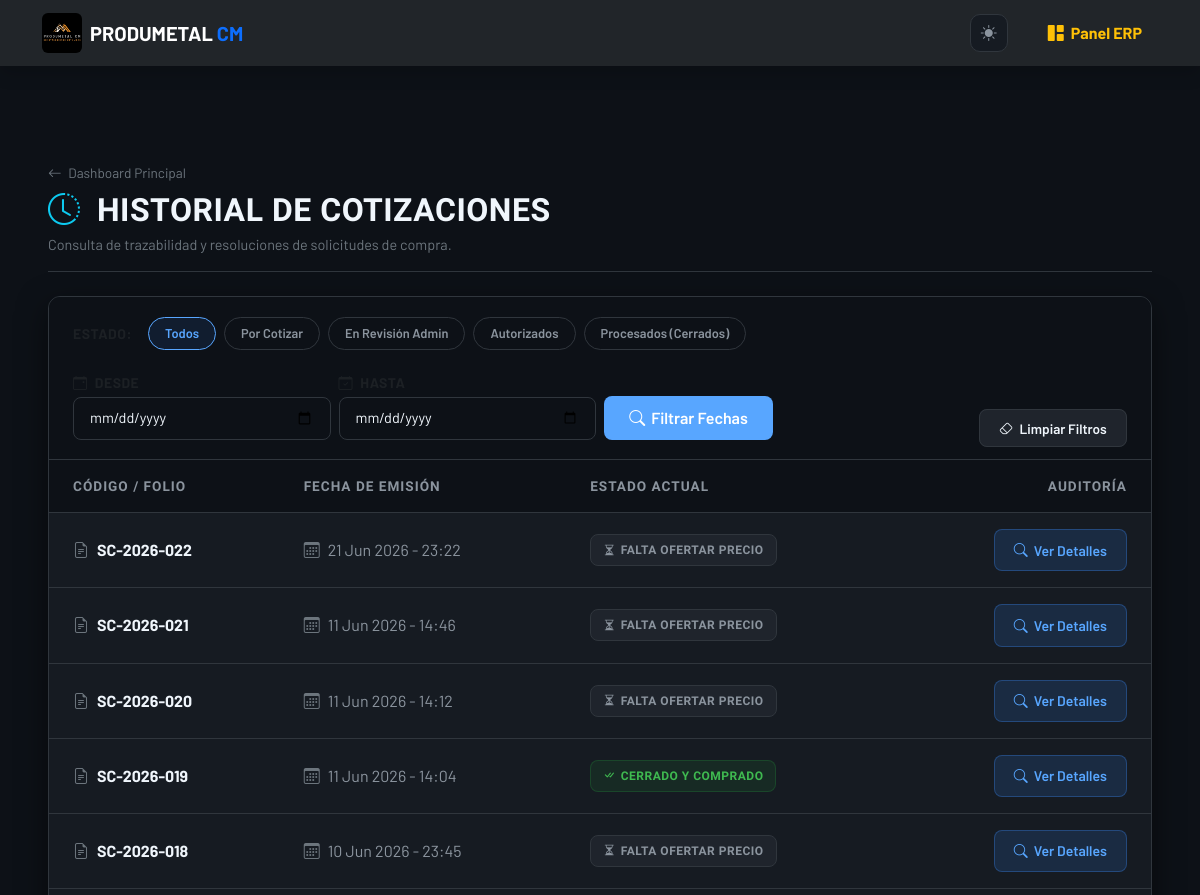
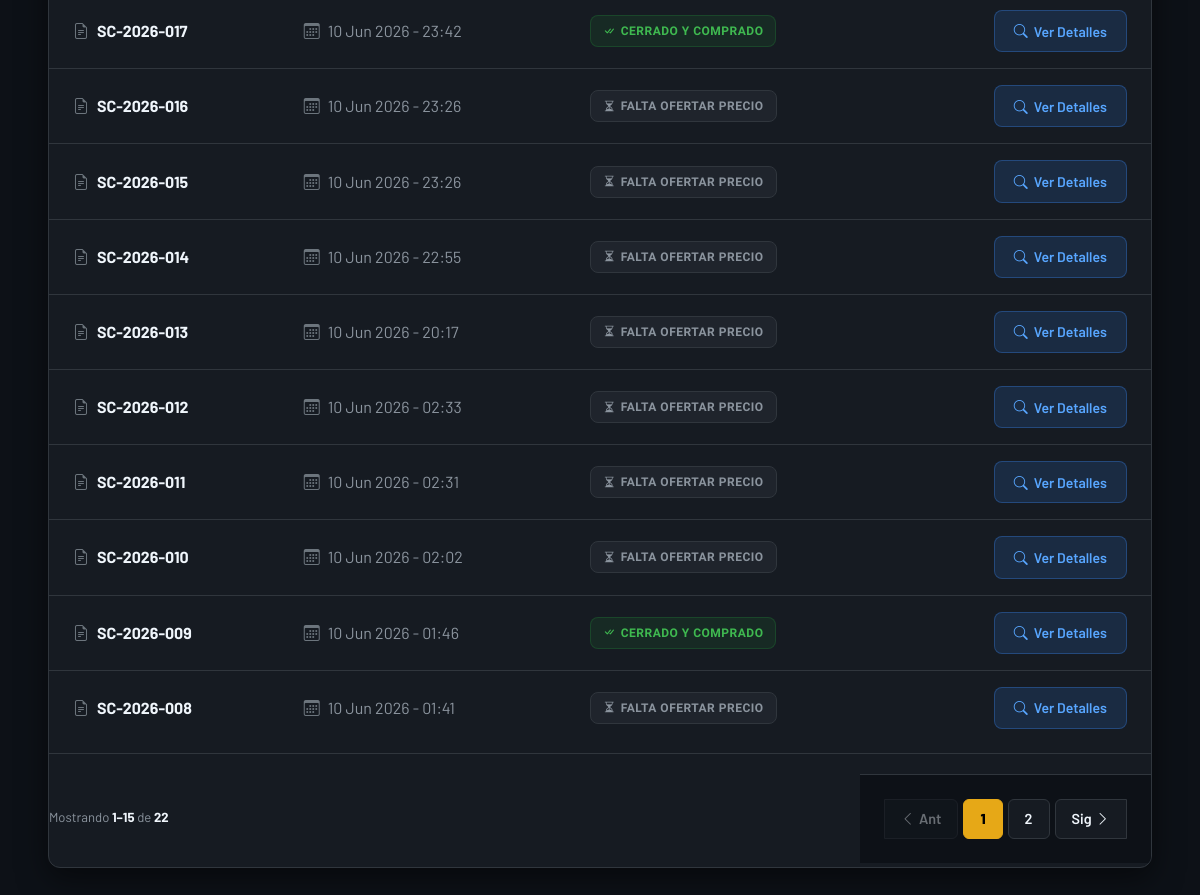
The app's page /erp/cotizacion/historial/ (signed in) with its own data (2 pictures, top to bottom).
### web/models.py (models this page shows, shortened)
class SolicitudCompra(models.Model):
    ESTADOS = [
        ('ENVIADO_A_COMPRAS', 'Pendiente de Cotización (En Compras)'),
        ('COTIZADO', 'Cotizado (Esperando Aprobación Admin)'),
        ('REVISADO_ADMIN', 'Revisado por Admin (Requiere Acción Compras)'), # NUEVO
        ('PROCESADO', 'Procesado (Órdenes Generadas)'),
    ]
    folio = models.CharField(max_length=20, unique=True, blank=True, editable=False)
    requerimiento_origen = models.ForeignKey(Requerimiento, on_delete=models.SET_NULL, null=True, blank=True)
    fecha_creacion = models.DateTimeField(auto_now_add=True)
    estado = models.CharField(max_length=30, choices=ESTADOS, default='ENVIADO_A_COMPRAS')
    observaciones_admin = models.TextField(blank=True)

### web/views.py (the view)
# urls.py: path('erp/cotizacion/historial/', views.historial_solicitudes, name='historial_solicitudes'),
@login_required(login_url='login')
@user_passes_test(lambda u: es_comprador(u) or es_admin(u), login_url='dashboard_erp')
def historial_solicitudes(request):
    solicitudes = SolicitudCompra.objects.all().order_by('-fecha_creacion')
    estado_filtro = request.GET.get('estado')
    fecha_inicio = request.GET.get('fecha_inicio')
    fecha_fin = request.GET.get('fecha_fin')
    if estado_filtro:
        solicitudes = solicitudes.filter(estado=estado_filtro)
    if fecha_inicio:
        solicitudes = solicitudes.filter(fecha_creacion__gte=fecha_inicio)
    if fecha_fin:
        solicitudes = solicitudes.filter(fecha_creacion__lte=f"{fecha_fin} 23:59:59")
    paginator = Paginator(solicitudes, 15)
    page_number = request.GET.get('page')
    page_obj = paginator.get_page(page_number)
    return render(request, 'web/erp/historial_solicitudes.html', {
        'page_obj': page_obj,
        'estado_actual': estado_filtro,
        'fecha_inicio': fecha_inicio,
        'fecha_fin': fecha_fin,
        'rol': 'Administrador' if es_admin(request.user) else 'Compras'
    })

### web/templatetags/pm_tags.py (called while the page is built, shortened)
@register.inclusion_tag('web/erp/partials/_pagination.html', takes_context=True)
def pm_pagination(context, page_obj, window=2, param_name='page'):
    request = context.get('request')
    base_qs = ''
    if request is not None:
        params = request.GET.copy()
        params.pop(param_name, None)
        base_qs = params.urlencode()
    num_pages = page_obj.paginator.num_pages
    current = page_obj.number
    if num_pages <= 7:
        pages = list(range(1, num_pages + 1))
    return {
        'page_obj': page_obj,
        'pages': pages,
        'base_qs': base_qs,
        'param_name': param_name,
    }

### web/views.py (called while the page is built)
def es_admin(user):
    return user.is_superuser

def es_comprador(user):
    return user.groups.filter(name='Compras').exists() or user.is_superuser

### web/templates/web/erp/historial_solicitudes.html (shortened to what this page needs)
{% extends 'web/base.html' %}
{% load static %}
{% load pm_tags %}
{% block content %}
<div class="container-fluid px-2 px-xl-5 erp-container fade-up">
    <div class="d-flex flex-column flex-md-row justify-content-between align-items-start align-items-md-end mb-4 pb-3 border-bottom gap-3" style="border-color: var(--pm-border)!important;">
        <div>
            <a href="{% url 'dashboard_erp' %}" class="text-decoration-none mb-2 d-inline-block text-secondary" style="font-size: 0.85rem; transition: 0.2s;">
                <i class="bi bi-arrow-left me-1"></i> Dashboard Principal
            </a>
            <h2 class="text-white mb-0 fw-bold fs-2" style="font-family: var(--font-display); letter-spacing: 0.5px;">
                <i class="bi bi-clock-history text-info me-2"></i> HISTORIAL DE COTIZACIONES
            </h2>
            <p class="text-secondary mb-0 mt-1" style="font-size: 0.9rem;">Consulta de trazabilidad y resoluciones de solicitudes de compra.</p>
        </div>
    </div>
    <div class="card-master">
        <div class="card-header-custom">
            <form method="GET" class="m-0" id="formFiltros">
                <div class="filter-track mb-3">
                    <label class="text-muted small fw-bold me-2 align-self-center text-uppercase" style="letter-spacing: 0.5px;">Estado:</label>
                    <button type="submit" name="estado" value="" class="filter-pill {% if not estado_actual %}active{% endif %}">Todos</button>
                    <button type="submit" name="estado" value="ENVIADO_A_COMPRAS" class="filter-pill {% if estado_actual == 'ENVIADO_A_COMPRAS' %}active{% endif %}">Por Cotizar</button>
                    <button type="submit" name="estado" value="COTIZADO" class="filter-pill {% if estado_actual == 'COTIZADO' %}active{% endif %}">En Revisión Admin</button>
                    <button type="submit" name="estado" value="REVISADO_ADMIN" class="filter-pill {% if estado_actual == 'REVISADO_ADMIN' %}active{% endif %}">Autorizados</button>
                    <button type="submit" name="estado" value="PROCESADO" class="filter-pill {% if estado_actual == 'PROCESADO' %}active{% endif %}">Procesados (Cerrados)</button>
                </div>
                <div class="row g-2 align-items-end">
                    <div class="col-12 col-md-4 col-lg-3">
                        <label class="form-label text-muted small fw-bold text-uppercase mb-1" style="letter-spacing: 0.5px;"><i class="bi bi-calendar-event me-1"></i> Desde</label>
                        <input type="date" name="fecha_inicio" class="form-control-dark w-100" value="{{ fecha_inicio|default:'' }}">
                    </div>
                    <div class="col-12 col-md-4 col-lg-3">
                        <label class="form-label text-muted small fw-bold text-uppercase mb-1" style="letter-spacing: 0.5px;"><i class="bi bi-calendar-check me-1"></i> Hasta</label>
                        <input type="date" name="fecha_fin" class="form-control-dark w-100" value="{{ fecha_fin|default:'' }}">
                    </div>
                    <div class="col-12 col-md-4 col-lg-2">
                        <button type="submit" class="btn-neo w-100 justify-content-center">
                            <i class="bi bi-search"></i> Filtrar Fechas
                        </button>
                    </div>
                    <div class="col-12 col-md-12 col-lg-4 text-md-end mt-3 mt-lg-0">
                        <a href="{% url 'historial_solicitudes' %}" class="btn-neo-outline w-100 w-lg-auto text-center" style="font-size: 0.85rem;">
                            <i class="bi bi-eraser me-1"></i> Limpiar Filtros
                        </a>
                    </div>
                </div>
            </form>
        </div>
        <div class="card-body p-0">
            <div class="table-responsive m-0 border-0 rounded-0">
                <table class="table-modern">
                    <thead>
                        <tr>
                            <th class="ps-4">Código / Folio</th>
                            <th>Fecha de Emisión</th>
                            <th>Estado Actual</th>
                            <th class="text-end pe-4">Auditoría</th>
                        </tr>
                    </thead>
                    <tbody>
                        {% for solicitud in page_obj %}
                        <tr>
                            <td class="ps-md-4">
                                <div class="fw-bold text-white fs-6">
                                    <i class="bi bi-file-earmark-text text-secondary me-2 d-none d-md-inline"></i>{{ solicitud.folio }}
                                </div>
                            </td>
                            <td>
                                <div class="text-light"><i class="bi bi-calendar3 me-2 text-secondary"></i>{{ solicitud.fecha_creacion|date:"d M Y - H:i" }}</div>
                            </td>
                            <td>
                                {% if solicitud.estado == 'PROCESADO' %}
                                    <span class="badge-soft badge-soft-success"><i class="bi bi-check-all"></i> Cerrado y Comprado</span>
                                {% elif solicitud.estado == 'COTIZADO' %}
                                    <span class="badge-soft badge-soft-warning"><i class="bi bi-eye"></i> Revisión Gerencial</span>
                                {% elif solicitud.estado == 'REVISADO_ADMIN' %}
                                    <span class="badge-soft badge-soft-info"><i class="bi bi-check2-circle"></i> Aprobado (Por Ejecutar)</span>
                                {% elif solicitud.estado == 'ENVIADO_A_COMPRAS' %}
                                    <span class="badge-soft badge-soft-secondary"><i class="bi bi-hourglass-split"></i> Falta Ofertar Precio</span>
                                {% else %}
                                    <span class="badge-soft badge-soft-secondary">{{ solicitud.get_estado_display }}</span>
                                {% endif %}
                            </td>
                            <td class="text-md-end pe-md-4">
                                <a href="{% url 'detalle_solicitud_procesada' solicitud.id %}" class="btn btn-sm btn-neo" style="background: rgba(56,139,253,0.15); color: var(--pm-blue); border: 1px solid rgba(56,139,253,0.3);">
                                    <i class="bi bi-search"></i> Ver Detalles
                                </a>
                            </td>
                        </tr>
                        {% endfor %}
                    </tbody>
                </table>
            </div>
            {% pm_pagination page_obj %}
        </div>
    </div>
</div>
{% endblock %}

### web/static/web/css/estilos.css (style rules this page uses)
body { padding-top: 70px; font-family: 'Segoe UI', Tahoma, Geneva, Verdana, sans-serif; }

### web/static/web/css/erp-theme.css (style rules this page uses)
:root { --pm-bg: #0d1117; --pm-surface: #161b22; --pm-surface-2: #1c2128; --pm-surface-hover: #1f242c; --pm-border: #30363d; --pm-text: #f0f6fc; --pm-text-muted: #8b949e; --pm-amber: #e6a817; --pm-amber-soft: rgba(230, 168, 23, 0.12); --pm-blue: #58a6ff; --pm-blue-soft: rgba(88, 166, 255, 0.12); --pm-green: #3fb950; --pm-green-soft: rgba(63, 185, 80, 0.12); --pm-red: #f85149; --pm-red-soft: rgba(248, 81, 73, 0.12); --pm-purple: #bc8cff; --pm-purple-soft: rgba(188, 140, 255, 0.12); --pm-shadow: 0 8px 24px rgba(0, 0, 0, 0.35); --pm-overlay: rgba(0, 0, 0, 0.6); color-scheme: dark; }
:root { --dark-bg: var(--pm-bg); --bg-black: var(--pm-bg); --bg-deep: var(--pm-bg); --bg-master: var(--pm-bg); --background-color: var(--pm-bg); --surface-dark: var(--pm-bg); --pm-black: var(--pm-bg); --dark-surface: var(--pm-surface); --bg-card: var(--pm-surface); --bg-header: var(--pm-surface); --surface-color: var(--pm-surface); --pm-surface-card: var(--pm-surface-2); --panel-glass: var(--pm-surface); --dark-hover: var(--pm-surface-hover); --surface-hover: var(--pm-surface-hover); --panel-hover: var(--pm-surface-hover); --dark-border: var(--pm-border); --border-color: var(--pm-border); --border-fine: var(--pm-border); --border-light: var(--pm-border); --panel-border: var(--pm-border); --text-white: var(--pm-text); --text-main: var(--pm-text); --text-primary: var(--pm-text); --text-pure: var(--pm-text); --pm-text-pure: var(--pm-text); --text-bright: var(--pm-text); --text-light: var(--pm-text-muted); --text-muted: var(--pm-text-muted); --text-secondary: var(--pm-text-muted); --gray-muted: var(--pm-text-muted); --pm-text-light: var(--pm-text-muted); --pm-text-silver: var(--pm-text-muted); --accent-amber: var(--pm-amber); --neo-amber: var(--pm-amber); --pm-neon-amber: var(--pm-amber); --pm-orange: var(--pm-amber); --yellow-warning: var(--pm-amber); --blue-primary: var(--pm-blue); --blue-hover: var(--pm-blue); --accent-blue: var(--pm-blue); --accent-blue-hover: var(--pm-blue); --neo-blue: var(--pm-blue); --neo-blue-hover: var(--pm-blue); --neo-cyan: var(--pm-blue); --pm-neon-blue: var(--pm-blue); --pm-info: var(--pm-blue); --pm-primary: var(--pm-blue); --green-success: var(--pm-green); --accent-green: var(--pm-green); --neo-green: var(--pm-green); --pm-neon-green: var(--pm-green); --pm-success: var(--pm-green); --red-danger: var(--pm-red); --accent-red: var(--pm-red); --accent-danger: var(--pm-red); --neo-red: var(--pm-red); --pm-neon-red: var(--pm-red); --pm-danger: var(--pm-red); --pm-danger-light: var(--pm-red-soft); --accent-purple: var(--pm-purple); --font-body: 'Barlow', sans-serif; --font-display: 'Barlow Condensed', sans-serif; --font-title: 'Barlow Condensed', sans-serif; --font-ui: 'Inter', sans-serif; }
.erp-body .text-white { color: var(--pm-text) !important; }
.erp-body .text-light { color: var(--pm-text-muted) !important; }

### records on screen
SolicitudCompra: folio "SC-2026-022", fecha_creacion "21 Jun 2026 - 23:22", shows "FALTA OFERTAR PRECIO"
SolicitudCompra: folio "SC-2026-021", fecha_creacion "11 Jun 2026 - 14:46", shows "FALTA OFERTAR PRECIO"
SolicitudCompra: folio "SC-2026-020", fecha_creacion "11 Jun 2026 - 14:12", shows "FALTA OFERTAR PRECIO"
SolicitudCompra: folio "SC-2026-019", fecha_creacion "11 Jun 2026 - 14:04", estado "PROCESADO" (drawn)
SolicitudCompra: folio "SC-2026-018", fecha_creacion "10 Jun 2026 - 23:45", shows "FALTA OFERTAR PRECIO"
SolicitudCompra: folio "SC-2026-017", fecha_creacion "10 Jun 2026 - 23:42", estado "PROCESADO" (drawn)
SolicitudCompra: folio "SC-2026-016", fecha_creacion "10 Jun 2026 - 23:26", shows "FALTA OFERTAR PRECIO"
SolicitudCompra: folio "SC-2026-015", fecha_creacion "10 Jun 2026 - 23:26", shows "FALTA OFERTAR PRECIO"
SolicitudCompra: folio "SC-2026-014", fecha_creacion "10 Jun 2026 - 22:55", shows "FALTA OFERTAR PRECIO"
SolicitudCompra: folio "SC-2026-013", fecha_creacion "10 Jun 2026 - 20:17", shows "FALTA OFERTAR PRECIO"
SolicitudCompra: folio "SC-2026-012", fecha_creacion "10 Jun 2026 - 02:33", shows "FALTA OFERTAR PRECIO"
SolicitudCompra: folio "SC-2026-011", fecha_creacion "10 Jun 2026 - 02:31", shows "FALTA OFERTAR PRECIO"
SolicitudCompra: folio "SC-2026-010", fecha_creacion "10 Jun 2026 - 02:02", shows "FALTA OFERTAR PRECIO"
SolicitudCompra: folio "SC-2026-009", fecha_creacion "10 Jun 2026 - 01:46", estado "PROCESADO" (drawn)
SolicitudCompra: folio "SC-2026-008", fecha_creacion "10 Jun 2026 - 01:41", shows "FALTA OFERTAR PRECIO"

### other values on screen
{{ page_obj.start_index }} "1"
{{ page_obj.end_index }} "15"
{{ page_obj.paginator.count }} "22"
{{ p }} "1"
{{ p }} "2"
